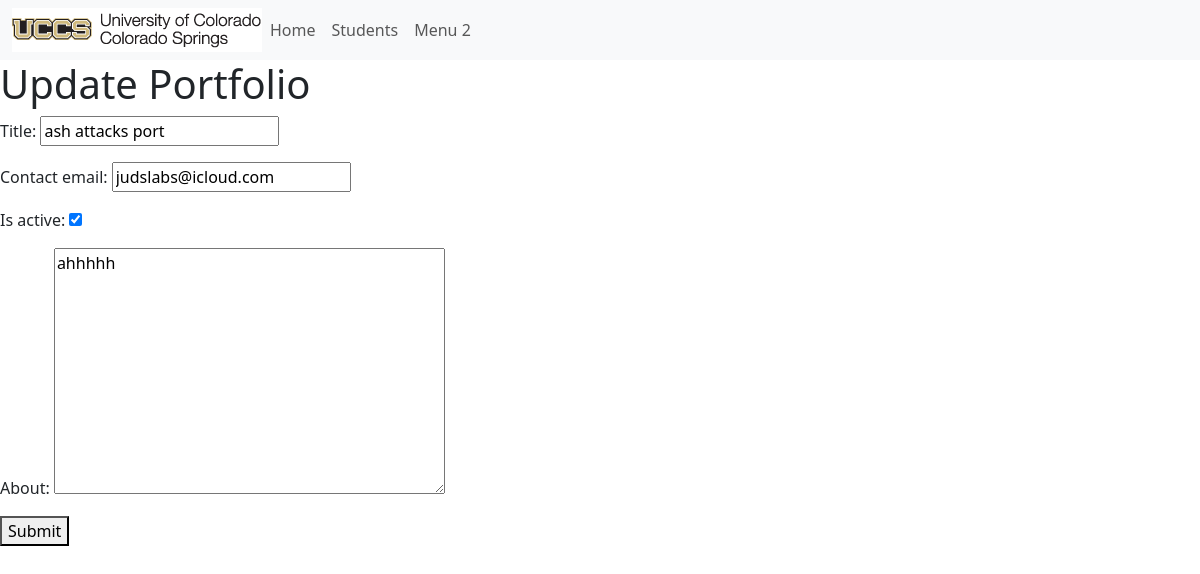
/portfolio/13/update/, run on the app's committed database.
### portfolio_app/models.py (models this page shows, shortened)
class Portfolio(models.Model):
    title = models.CharField(max_length=200)
    contact_email = models.CharField(max_length=200)
    is_active = models.BooleanField(default=False)
    about = models.TextField(blank = True)

### portfolio_app/views.py (the view)
# urls.py: path('portfolio/<int:pk>/update/', views.updatePortfolio, name='update-portfolio'),
def updatePortfolio(request, pk):
    portfolio = get_object_or_404(Portfolio, pk=pk)
    if request.method == 'POST':
        form = PortfolioForm(request.POST, instance=portfolio)
        if form.is_valid():
            form.save()
            return redirect('student-detail', pk=portfolio.student.pk)
    else:
        form = PortfolioForm(instance=portfolio)
    context = {'form': form, 'portfolio': portfolio}
    return render(request, 'portfolio_app/update_portfolio.html', context)

### portfolio_app/forms.py
class PortfolioForm(ModelForm):
    class Meta:
        model = Portfolio
        fields = ['title', 'contact_email', 'is_active', 'about']

### portfolio_app/templates/portfolio_app/update_portfolio.html (shortened to what this page needs)
{% extends 'portfolio_app/base_template.html' %}
{% block content %}
<h1>Update Portfolio</h1>
<form method="post">
    {{ form.as_p }}
    <button type="submit">Submit</button>
</form>
{% endblock %}

### data on the page
Portfolio: title "ash attacks port", contact_email "judslabs@icloud.com", is_active "☑", about "ahhhhh"
